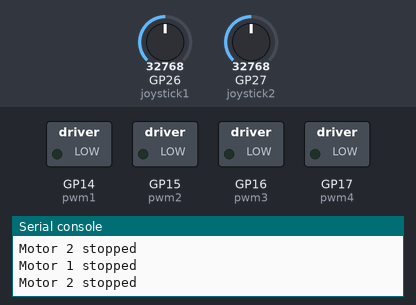
The program below on a simulated Raspberry Pi Pico running MicroPython. On the bench: switched loads named in the program (green lamp = pin HIGH), the last lines printed to the serial console. Inputs (shaded band) come from the test bench; at power-on: GP26 (joystick1) = 32768, GP27 (joystick2) = 32768 (analog values on the 0–65535 scale).

Above: at 1.2 s.
1.3 s: GP26 (joystick1) set to 31445
At 1.6 s:
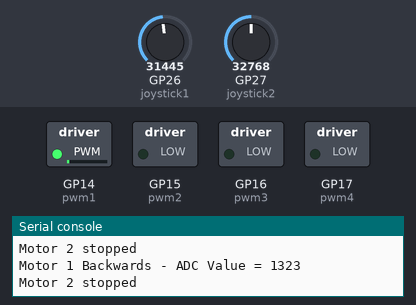
2.8 s: GP27 (joystick2) set to 45874
At 3.2 s:
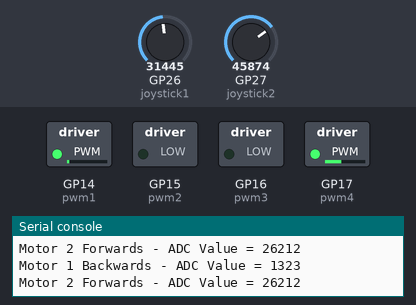
4.3 s: GP26 (joystick1) set to 33555
At 4.9 s:
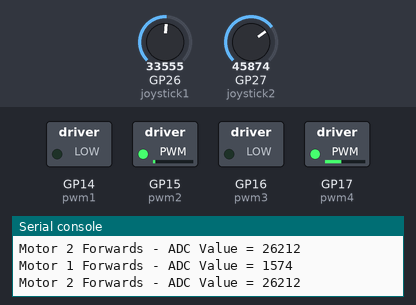
5.8 s: GP27 (joystick2) set to 57670
At 6.6 s:
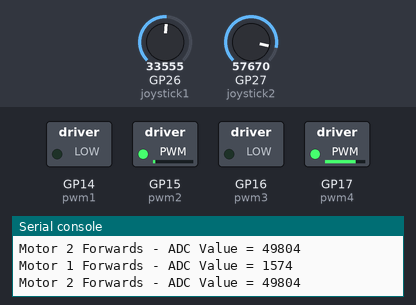
7.3 s: GP26 (joystick1) set to 31345
At 8.3 s:
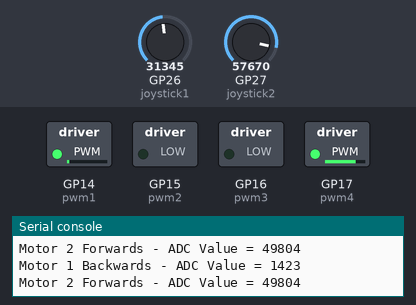
8.8 s: GP27 (joystick2) set to 31445
At 10.0 s:
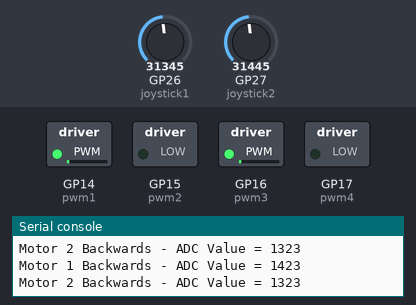
Timing chart, 0 to 11.3 s (numbered marks = the images above; inputs shaded):
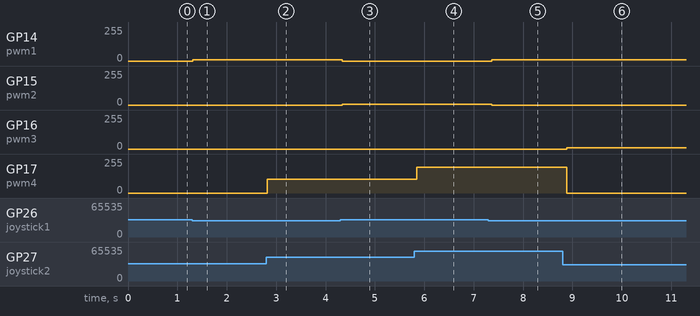

Measured:
- after the input at 1.3 s, GP14 (pwm1): 0/255 → 10/255 at once
- after the input at 2.8 s, GP17 (pwm4): 0/255 → 102/255 at once
- after the input at 4.3 s, GP14 (pwm1): 10/255 → 0/255 at once; GP15 (pwm2): 0/255 → 6/255 at once
- after the input at 5.8 s, GP17 (pwm4): 102/255 → 194/255 after 0.05 s
- after the input at 7.3 s, GP14 (pwm1): 0/255 → 11/255 after 0.07 s; GP15 (pwm2): 6/255 → 0/255 after 0.07 s
- after the input at 8.8 s, GP16 (pwm3): 0/255 → 10/255 after 0.08 s; GP17 (pwm4): 194/255 → 0/255 after 0.08 s

The program:

motor.py
```python
import machine
import utime

# The following code has been used to interface a Raspberry Pi Pico with and L298N DC Motor Driver Module and an anlogue joystick.
# On the L298N leave the enable jumper pins in place. The motors are controlled via PWM to IN pins on the L298N.

frequency = 1500 # Global motor PWM frequency. Change this and see how it effects the motor operation.

# Motor 1 setup

joystick1 = machine.ADC(26) # Connect pin 26 on the Pi Pico to VRX on a Dual-Axis Joystick Module
pwm1 = machine.PWM(machine.Pin(14)) # Setup pin 14 to output PWM, connect to IN1 on L298N
pwm1.freq(frequency)
pwm2 = machine.PWM(machine.Pin(15)) # Setup pin 15 to output PWM, connect to IN2 on L298N
pwm2.freq(frequency)

# Motor 2 setup

joystick2 = machine.ADC(27) # Connect pin 27 on the Pi Pico to VRY on a Dual-Axis Joystick Module
pwm3 = machine.PWM(machine.Pin(16)) # Setup pin 16 to output PWM, connect to IN3 on L298N
pwm3.freq(frequency)
pwm4 = machine.PWM(machine.Pin(17)) # Setup pin 17 to output PWM, connect to IN4 on L298N
pwm4.freq(frequency)


# Loop to read in joystick value and change motor direction based on joystick position

while True:
    motor_control = joystick1.read_u16()

    if motor_control > 32900:
        pwm1.duty_u16(0)
        pwm2.duty_u16((motor_control - 32768) * 2)
        print("Motor 1 Forwards - ADC Value =", (motor_control - 32768) * 2)

    elif (motor_control < 32100):
        pwm1.duty_u16((32768 - motor_control) * 2)
        pwm2.duty_u16(0)
        print("Motor 1 Backwards - ADC Value =", 32768 - motor_control)

    else:
        pwm1.duty_u16(0)
        pwm2.duty_u16(0)
        print("Motor 1 stopped")

    motor_control = joystick2.read_u16()

    if motor_control > 33000:
        pwm3.duty_u16(0)
        pwm4.duty_u16((motor_control - 32768) * 2)
        print("Motor 2 Forwards - ADC Value =", (motor_control - 32768) * 2)

    elif (motor_control < 32000):
        pwm3.duty_u16((32768 - motor_control) * 2)
        pwm4.duty_u16(0)
        print("Motor 2 Backwards - ADC Value =", 32768 - motor_control)

    else:
        pwm3.duty_u16(0)
        pwm4.duty_u16(0)
        print("Motor 2 stopped")

    utime.sleep(0.1)
```
